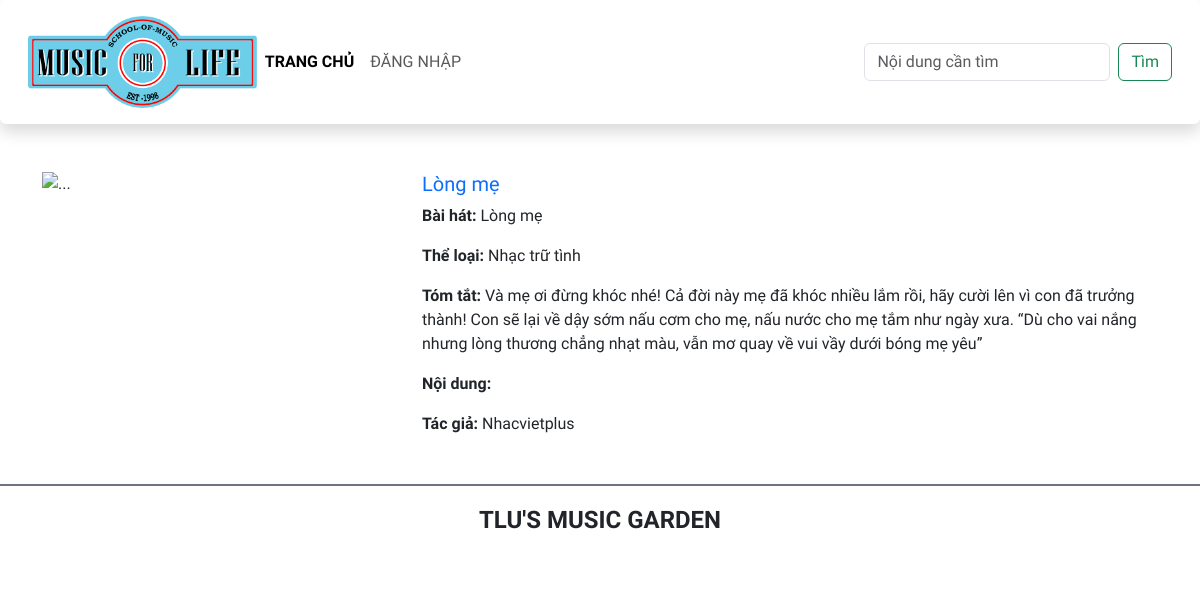
Screenshot of /detail.php?id=1 with the database file from the repository.
### tables this page shows
CREATE TABLE `baiviet` (
  `ma_bviet` int(10) UNSIGNED NOT NULL,
  `tieude` varchar(200) NOT NULL,
  `ten_bhat` varchar(100) NOT NULL,
  `ma_tloai` int(10) UNSIGNED NOT NULL,
  `tomtat` text NOT NULL,
  `noidung` text DEFAULT NULL,
  `ma_tgia` int(10) UNSIGNED NOT NULL,
  `ngayviet` datetime NOT NULL DEFAULT current_timestamp(),
  `hinhanh` varchar(200) DEFAULT NULL
);

CREATE TABLE `theloai` (
  `ma_tloai` int(10) UNSIGNED NOT NULL,
  `ten_tloai` varchar(50) NOT NULL
);

CREATE TABLE `tacgia` (
  `ma_tgia` int(10) UNSIGNED NOT NULL,
  `ten_tgia` varchar(100) NOT NULL,
  `hinh_tgia` varchar(100) DEFAULT NULL
);

### detail.php (the view, shortened to what this page needs)
<?php
if (isset($_GET['id'])) {
    $id = htmlspecialchars($_GET['id']) ?? '';
}
?>
<?php
$dtb = 'btth01_cse485';
$conn = mysqli_connect('localhost', 'root', '', $dtb);
$sql = "SELECT bv.*, tg.ten_tgia, tl.ten_tloai FROM baiviet AS bv, theloai AS tl, tacgia AS tg WHERE ma_bviet = '$id' AND bv.ma_tgia = tg.ma_tgia AND bv.ma_tloai = tl.ma_tloai";
$result = mysqli_query($conn, $sql);
$row = mysqli_fetch_assoc($result);
?>
<!DOCTYPE html>
<html lang="en">
<head>
    <link href="https://cdn.jsdelivr.net/npm/bootstrap@5.3.0-alpha1/dist/css/bootstrap.min.css" rel="stylesheet">
    <link rel="stylesheet" href="css/style.css">
</head>
<body>
    <header>
        <nav class="navbar navbar-expand-lg bg-body-tertiary shadow p-3 bg-white rounded">
            <div class="container-fluid">
                <div class="my-logo">
                    <a class="navbar-brand" href="#">
                        <img src="images/logo2.png" alt="" class="img-fluid">
                    </a>
                </div>
                <div class="collapse navbar-collapse" id="navbarSupportedContent">
                    <ul class="navbar-nav me-auto mb-2 mb-lg-0">
                        <li class="nav-item">
                            <a class="nav-link active" aria-current="page" href="./">Trang chủ</a>
                        </li>
                        <li class="nav-item">
                            <a class="nav-link" href="./login.php">Đăng nhập</a>
                        </li>
                    </ul>
                    <form class="d-flex" role="search">
                        <input class="form-control me-2" type="search" placeholder="Nội dung cần tìm" aria-label="Search">
                        <button class="btn btn-outline-success" type="submit">Tìm</button>
                    </form>
                </div>
            </div>
        </nav>
    </header>
    <main class="container mt-5">
        <div class="row mb-5">
            <div class="col-sm-4">
                <img src="./images/songs/<?= $row['hinhanh'] ?>" class="img-fluid" alt="...">
            </div>
            <div class="col-sm-8">
                <h5 class="card-title mb-2">
                    <a href="" class="text-decoration-none"><?= $row['tieude'] ?></a>
                </h5>
                <p class="card-text"><span class=" fw-bold">Bài hát: </span><?= $row['ten_bhat'] ?></p>
                <p class="card-text"><span class=" fw-bold">Thể loại: </span><?= $row['ten_tloai'] ?></p>
                <p class="card-text"><span class=" fw-bold">Tóm tắt: </span><?= $row['tomtat'] ?></p>
                <p class="card-text"><span class=" fw-bold">Nội dung: </span><?= $row['noidung'] ?></p>
                <p class="card-text"><span class=" fw-bold">Tác giả: </span><?= $row['ten_tgia'] ?></p>
            </div>
        </div>
    </main>
    <footer class="bg-white d-flex justify-content-center align-items-center border-top border-secondary  border-2" style="height:80px">
        <h4 class="text-center text-uppercase fw-bold">TLU's music garden</h4>
    </footer>
</body>
</html>

### CSS/style.css (style rules this page uses)
body { font-family: 'Numans', sans-serif !important; }
.bg-body-tertiary { background-color:#fff !important; }
.my-logo { max-width: 20%; }
.nav-link { text-transform: uppercase; }
.active { font-weight: bold; }

### rows the page displays
baiviet: tieude "Lòng mẹ", ten_bhat "Lòng mẹ", theloai.ten_tloai "Nhạc trữ tình", tomtat "Và mẹ ơi đừng khóc nhé! Cả đời này mẹ đã khóc nhiều lắm rồi, hãy cười lên vì con đã trưởng thành! Con sẽ lại về dậy sớm nấu cơm cho mẹ, nấu nước cho mẹ tắm như ngày xưa. “Dù cho vai nắng nhưng lòng thương chẳng nhạt màu, vẫn mơ quay về vui vầy dưới bóng mẹ yêu”", tacgia.ten_tgia "Nhacvietplus"
